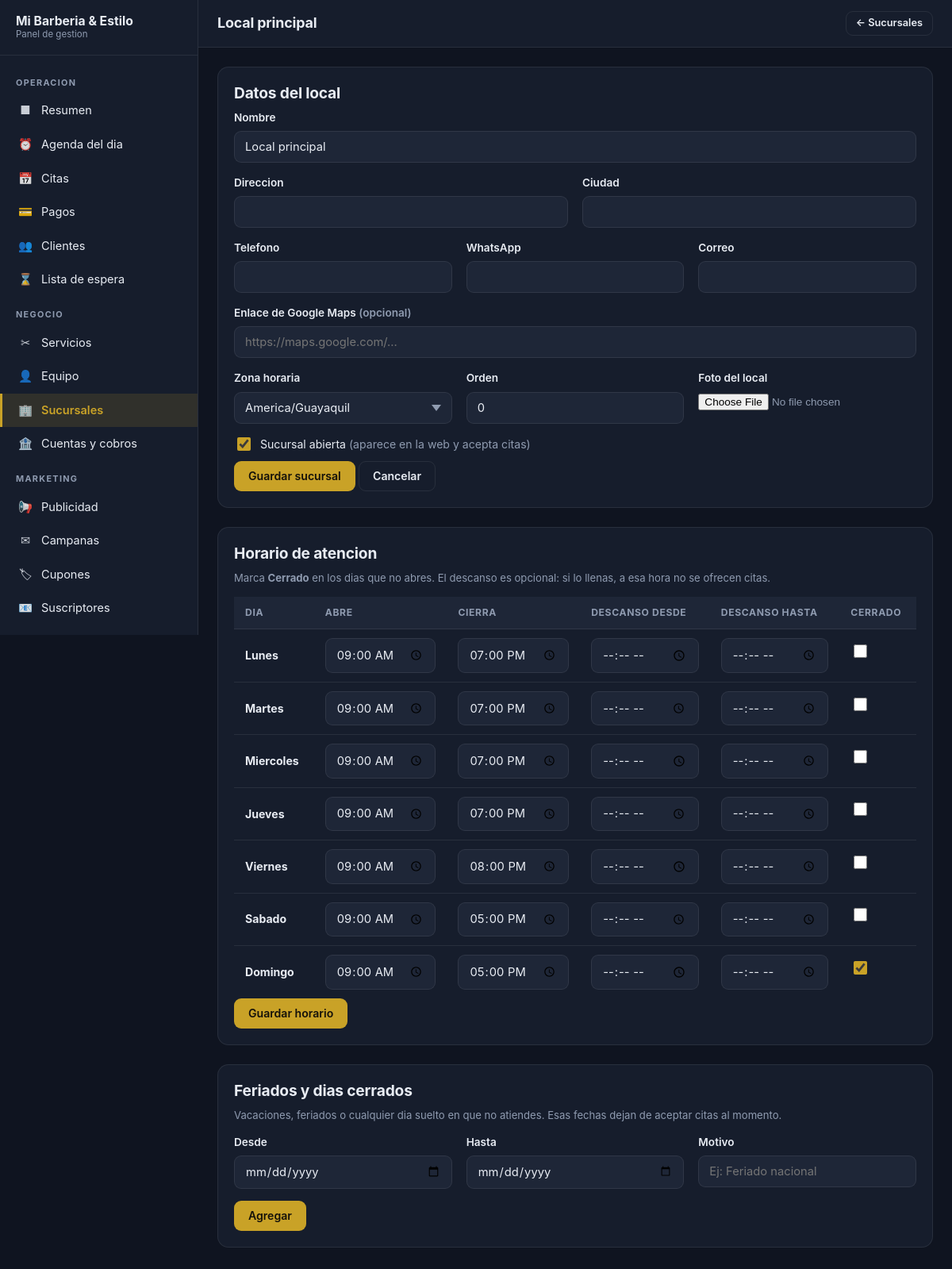
The page /panel/sucursales/1/editar (signed in) on the database its author committed.
### tables this page shows
CREATE TABLE `branches` (
  `id` int(10) unsigned NOT NULL AUTO_INCREMENT,
  `name` varchar(120) NOT NULL,
  `slug` varchar(140) NOT NULL,
  `address` varchar(255) NOT NULL DEFAULT '',
  `city` varchar(100) NOT NULL DEFAULT '',
  `phone` varchar(30) NOT NULL DEFAULT '',
  `whatsapp` varchar(30) NOT NULL DEFAULT '',
  `email` varchar(190) NOT NULL DEFAULT '',
  `latitude` decimal(10,7) DEFAULT NULL,
  `longitude` decimal(10,7) DEFAULT NULL,
  `maps_url` varchar(500) NOT NULL DEFAULT '',
  `photo_path` varchar(255) NOT NULL DEFAULT '',
  `timezone` varchar(64) NOT NULL DEFAULT 'America/Guayaquil',
  `is_active` tinyint(1) NOT NULL DEFAULT 1,
  `is_default` tinyint(1) NOT NULL DEFAULT 0,
  `sort_order` smallint(6) NOT NULL DEFAULT 0,
  `created_at` datetime NOT NULL,
  `updated_at` datetime NOT NULL,
  `deleted_at` datetime DEFAULT NULL,
  PRIMARY KEY (`id`),
  UNIQUE KEY `uq_branches_slug` (`slug`),
  KEY `idx_branches_active` (`is_active`,`deleted_at`)
);

CREATE TABLE `branch_hours` (
  `id` int(10) unsigned NOT NULL AUTO_INCREMENT,
  `branch_id` int(10) unsigned NOT NULL,
  `weekday` tinyint(3) unsigned NOT NULL,
  `opens_at` time NOT NULL DEFAULT '09:00:00',
  `closes_at` time NOT NULL DEFAULT '19:00:00',
  `break_start` time DEFAULT NULL,
  `break_end` time DEFAULT NULL,
  `is_closed` tinyint(1) NOT NULL DEFAULT 0,
  PRIMARY KEY (`id`),
  UNIQUE KEY `uq_branch_weekday` (`branch_id`,`weekday`),
  CONSTRAINT `fk_hours_branch` FOREIGN KEY (`branch_id`) REFERENCES `branches` (`id`) ON DELETE CASCADE
);

### app/Views/admin/branches/form.php (the view, shortened to what the rows shown need)
<?php
$esNueva = $branch === null;
$id = $esNueva ? 0 : (int) $branch['id'];
$accion = $esNueva ? '/panel/sucursales' : '/panel/sucursales/' . $id;
$hhmm = static function (mixed $valor): string {
    $valor = (string) ($valor ?? '');
    return $valor === '' ? '' : mb_substr($valor, 0, 5);
};
?>
<?php View::start('title'); ?><?= $esNueva ? 'Nueva sucursal' : e((string) $branch['name']) ?><?php View::stop(); ?>
<form method="post" enctype="multipart/form-data" action="<?= e(url($accion)) ?>">
    <div class="card mb-3">
        <h2>Datos del local</h2>
        <div class="field">
            <label for="name">Nombre</label>
            <input type="text" id="name" name="name" required maxlength="120"
                   placeholder="Ej: Barberia Centro"
                   value="<?= e(old('name', $branch['name'] ?? '')) ?>">
        </div>
        <div class="grid grid--3">
            <div class="field">
                <label for="sort_order">Orden</label>
                <input type="number" id="sort_order" name="sort_order" min="0" max="9999"
                       value="<?= e(old('sort_order', $branch['sort_order'] ?? 0)) ?>">
            </div>
        </div>
        <label class="checkbox">
            <input type="checkbox" name="is_active" value="1"
                <?= old('is_active', $branch['is_active'] ?? 1) ? 'checked' : '' ?>>
            <span>Sucursal abierta <span class="text-muted">(aparece en la web y acepta citas)</span></span>
        </label>
    </div>
</form>
<?php if (!$esNueva): ?>
    <div class="card mb-3">
        <h2>Horario de atencion</h2>
        <form method="post" action="<?= e(url('/panel/sucursales/' . $id . '/horario')) ?>">
            <div class="table-wrap">
                <table class="data">
                    <thead>
                        <tr>
                            <th>Dia</th><th>Abre</th><th>Cierra</th>
                            <th>Descanso desde</th><th>Descanso hasta</th><th>Cerrado</th>
                        </tr>
                    </thead>
                    <tbody>
                        <?php foreach ($weekdays as $numero => $nombre): ?>
                            <?php $dia = $hours[$numero] ?? null; ?>
                            <tr>
                                <td><strong><?= e($nombre) ?></strong></td>
                                <td>
                                    <input type="time" name="abre_<?= $numero ?>"
                                           value="<?= e($hhmm($dia['opens_at'] ?? '09:00:00')) ?>">
                                </td>
                                <td>
                                    <input type="time" name="cierra_<?= $numero ?>"
                                           value="<?= e($hhmm($dia['closes_at'] ?? '19:00:00')) ?>">
                                </td>
                                <td>
                                    <input type="time" name="descanso_ini_<?= $numero ?>"
                                           value="<?= e($hhmm($dia['break_start'] ?? '')) ?>">
                                </td>
                                <td>
                                    <input type="time" name="descanso_fin_<?= $numero ?>"
                                           value="<?= e($hhmm($dia['break_end'] ?? '')) ?>">
                                </td>
                                <td>
                                    <label class="checkbox">
                                        <input type="checkbox" name="cerrado_<?= $numero ?>" value="1"
                                            <?= ($dia !== null && (bool) $dia['is_closed']) ? 'checked' : '' ?>>
                                    </label>
                                </td>
                            </tr>
                        <?php endforeach; ?>
                    </tbody>
                </table>
            </div>
        </form>
    </div>
    <div class="card">
        <h2>Feriados y dias cerrados</h2>
    </div>
<?php endif; ?>

### rows shown on the page
branches: name "Local principal", sort_order "0", is_active "☑"
branch_hours: abre_1 "09:00", cierra_1 "19:00"
branch_hours: opens_at "09:00", closes_at "19:00"
branch_hours: opens_at "09:00", closes_at "19:00"
branch_hours: opens_at "09:00", closes_at "19:00"
branch_hours: opens_at "09:00", closes_at "20:00"
branch_hours: opens_at "09:00", closes_at "17:00"
branch_hours: opens_at "09:00", closes_at "17:00", is_closed "☑"

### other values the page prints
str_limit($businessName, 22) "Mi Barberia & Estilo"
$groupLabel "OPERACION"
$item['icon'] "■"
$item['label'] "Resumen"
$item['icon'] "⏰"
$item['label'] "Agenda del dia"
$item['icon'] "📅"
$item['label'] "Citas"
$item['icon'] "💳"
$item['label'] "Pagos"
$item['icon'] "👥"
$item['label'] "Clientes"
$item['icon'] "⌛"
$item['label'] "Lista de espera"
$groupLabel "NEGOCIO"
